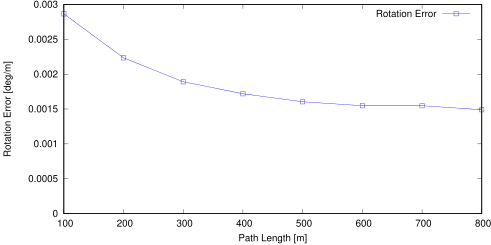

Recreate this plot in gnuplot.
set term postscript eps enhanced color
set output "sub01_rl.eps"
set size ratio 0.5
set yrange [0:*]
set xlabel "Path Length [m]"
set ylabel "Rotation Error [deg/m]"
plot "sub01_rl.txt" using 1:($2*57.3) title 'Rotation Error' lc rgb "#0000FF" pt 4 w linespoints
